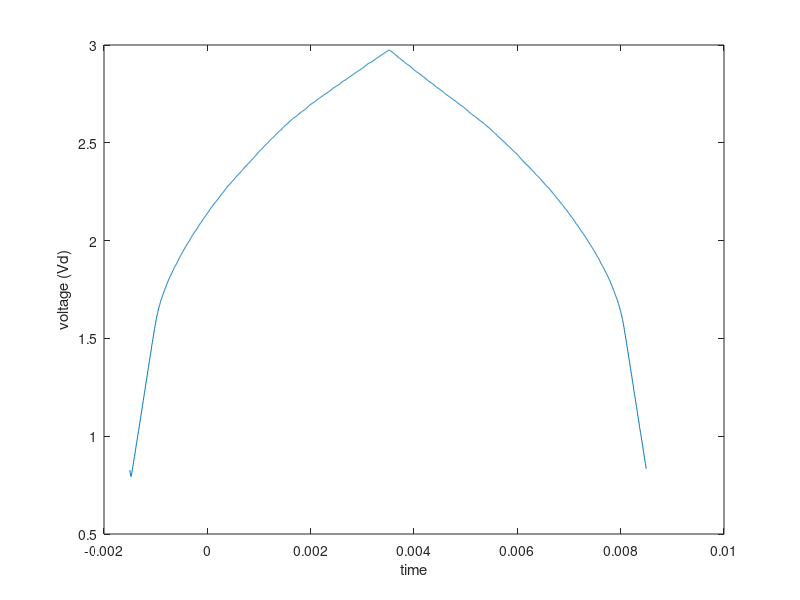
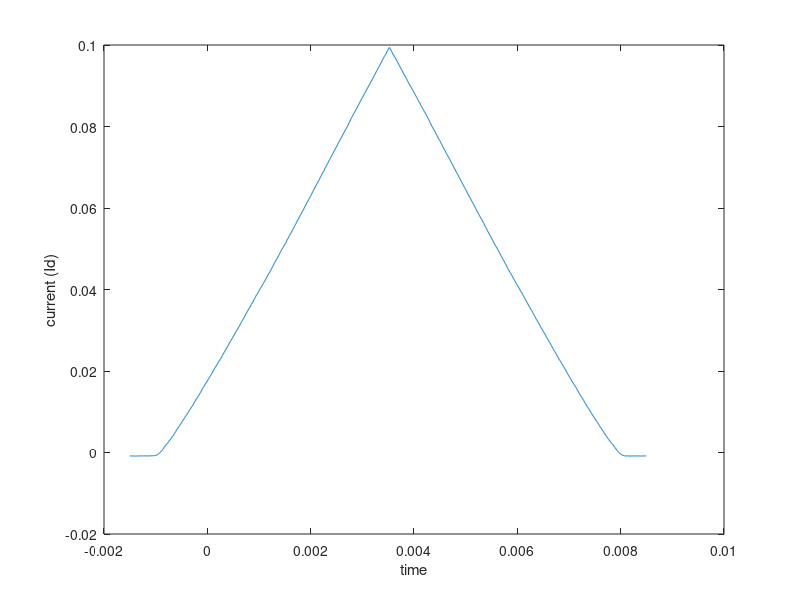
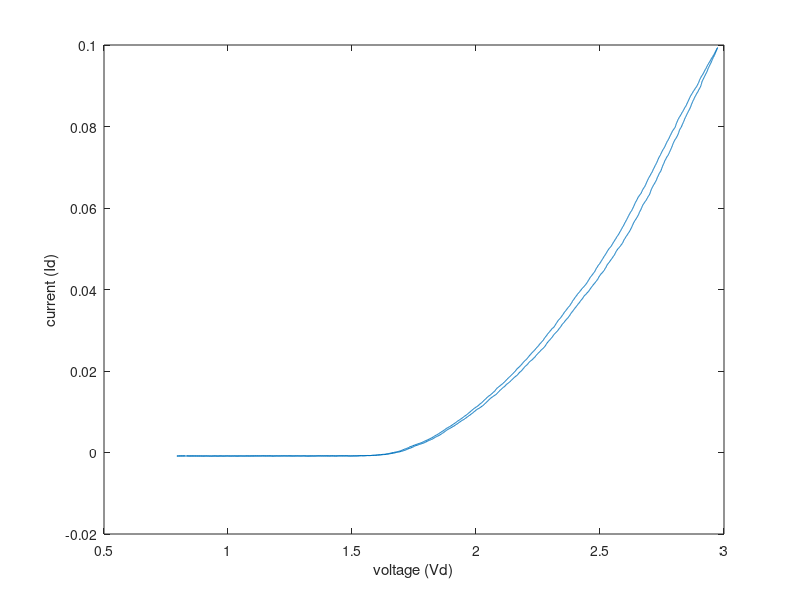
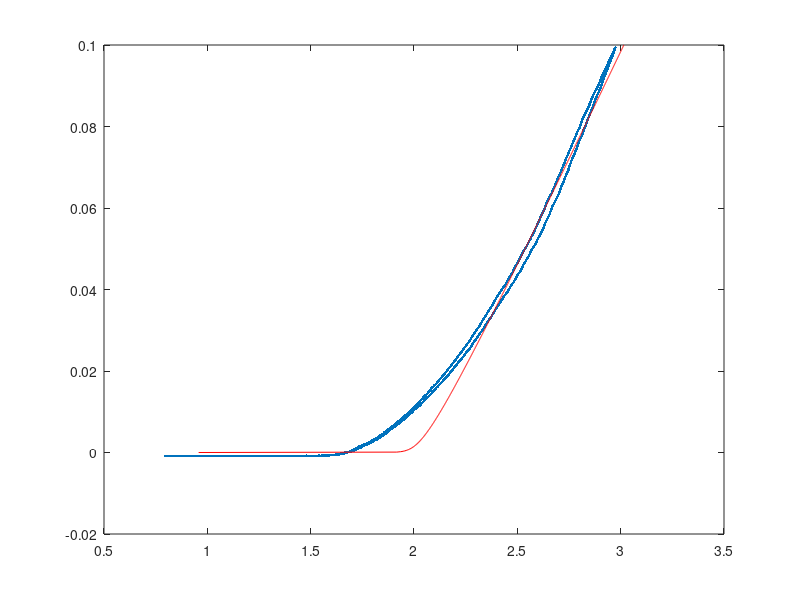

The MATLAB script that drew these images, in order:
clc, clear, close all;

M = csvread('scope_2.csv', 2, 0);
time = M(:,1);
V2 = M(:,2);
V1 = M(:,3);

Vd = V2 - V1;
plot(time,Vd)
xlabel("time")
ylabel("voltage (Vd)")

R = 8.2;
Id = V1 / R;
figure
plot(time,Id)
xlabel("time")
ylabel("current (Id)")

figure
plot(Vd,Id)
xlabel("voltage (Vd)")
ylabel("current (Id)")

Ifit = linspace(1e-20,100e-3,1000);
Rd = 9.2;
IS = 1e-36;
Vfit = 26e-3*log(Ifit/IS) + Rd*Ifit;
figure
plot(Vd,Id,'.',Vfit,Ifit,'r')